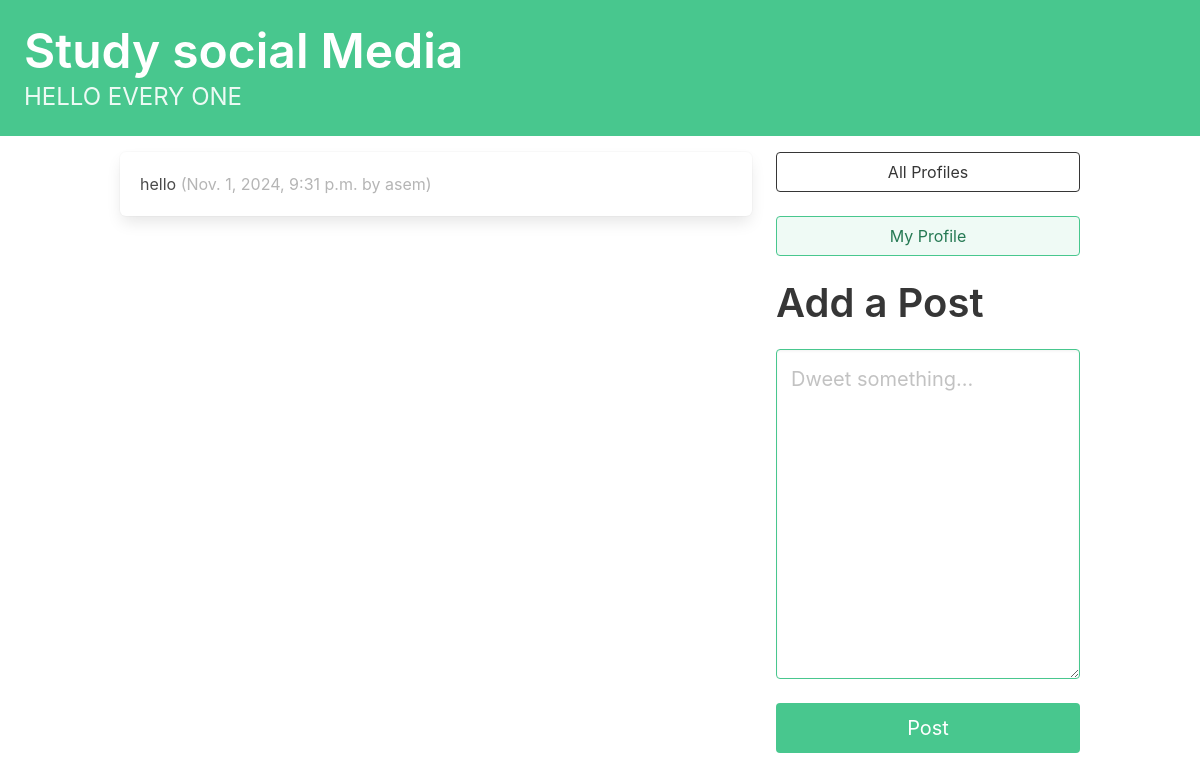
The page / (signed in) on the database its author committed.
### dwitter/models.py (models this page shows, shortened)
class Dweet(models.Model):
    user = models.ForeignKey(
        User, related_name="dweets", on_delete=models.DO_NOTHING
    )
    body = models.CharField(max_length=140)
    created_at = models.DateTimeField(auto_now_add=True)

### dwitter/views.py (the view)
# urls.py: path("", dashboard, name="dashboard"),
def dashboard(request):
    form = DweetForm(request.POST or None)
    if request.method == "POST":
        if form.is_valid():
            dweet = form.save(commit=False)
            dweet.user = request.user
            dweet.save()
            return redirect("dwitter:dashboard")
    followed_dweets = Dweet.objects.filter(
        user__profile__in=request.user.profile.follows.all()
    ).order_by("-created_at")
    return render(
        request,
        "dwitter/dashboard.html",
        {"form": form, "dweets": followed_dweets},
    )

### dwitter/forms.py
class DweetForm(forms.ModelForm):
    body = forms.CharField(
        required=True,
        widget=forms.widgets.Textarea(
            attrs={
                "placeholder": "Dweet something...",
                "class": "textarea is-success is-medium",
            }
        ),
        label="",
    )
    class Meta:
        model = Dweet
        exclude = ("user",)

### dwitter/templates/dwitter/dashboard.html (shortened to what this page needs)
{% extends 'base.html' %}
{% block content %}
<div class="column">
    {% for dweet in dweets %}
        <div class="box">
            {{dweet.body}}
            <span class="is-small has-text-grey-light">
                ({{ dweet.created_at }} by {{ dweet.user.username }})
            </span>
        </div>
    {% endfor %}
</div>
<div class="column is-one-third">
    <div class="block">
        <a href="{% url 'dwitter:profile_list' %} ">
            <button class="button is-dark is-outlined is-fullwidth">
                All Profiles
            </button>
        </a>
    </div>
    <div class="block">
        <a href="{% url 'dwitter:profile' request.user.profile.id %} ">
            <button class="button is-success is-light is-outlined is-fullwidth">
                My Profile
            </button>
        </a>
    </div>
    <div class="block">
        <div class="block">
            <h2 class="title is-2">Add a Post</p>
        </div>
        <div class="block">
            <form method="post">
                {{ form.as_p }}
                <button class="button is-success is-fullwidth is-medium mt-5"
                        type="submit">Post
                </button>
            </form>
        </div>
    </div>
</div>
{% endblock content %}

### rows shown on the page
Dweet: body "hello", created_at "Nov. 1, 2024, 9:31 p.m.", user.username "asem"
